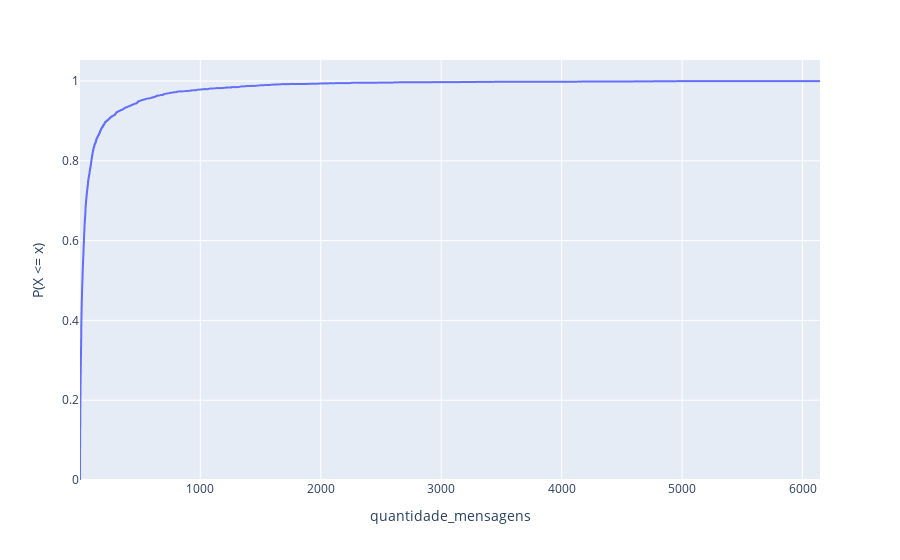
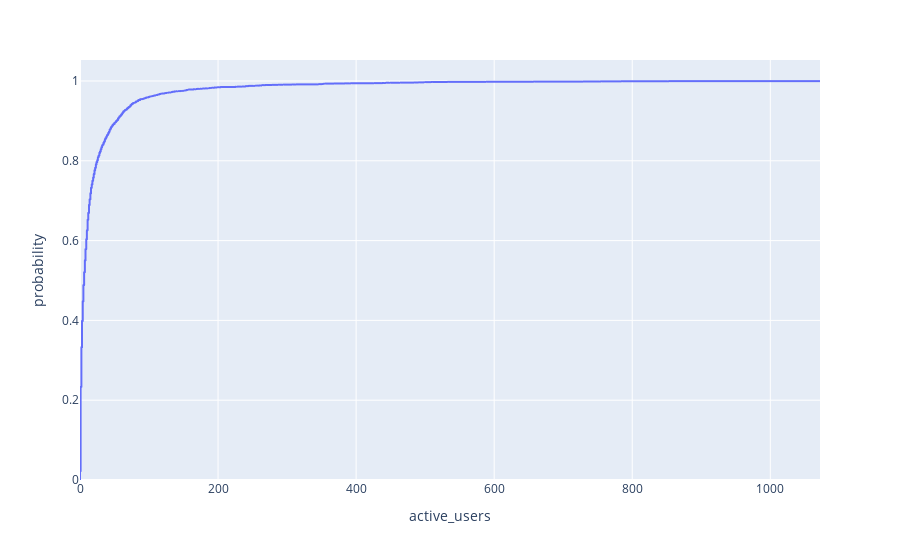

Here is the notebook cell these charts were saved with, in order:
### Markdown cell above
### Função de distribuição acumulada

Abaixo, é mostrado o CDF da quantidade de mensagens por dia de cada grupo, com o objetivo de verificar, se selecionarmos uma quantidade de mensagens aleatória X, qual a probabilidade dessa quantidade (X) ser menor ou igual a determinado x.

- Exemplo: Se selecionarmos aleatoriamente uma quantidade de mensagens, qual a probabilidade de que contenha até 100 mensagens?  
 De acordo com o gráfico, aproximadamente 80.6%.

### Code cell
df_for_cumulative_distribution_function = data_visualization.get_df_for_distribution_function(groups)
messages_cumulative_fig, active_users_cumulative_fig = data_visualization.cumulative_distribution_function(df_for_cumulative_distribution_function)
messages_cumulative_fig.show()
active_users_cumulative_fig.show()

### Figure 1 — Plotly figure (JSON) as saved in the notebook; plotly's stock layout.template omitted (floating-point values rounded to 4 significant figures; data arrays with more than 128 entries replaced by an {"elided": "..."} marker saying what was removed)
{"data": [{"hovertemplate": "quantidade_mensagens=%{x}<br>probability=%{y}<extra></extra>", "legendgroup": "", "line": {"dash": "solid", "shape": "hv"}, "marker": {"color": "#636efa", "symbol": "circle"}, "mode": "lines", "name": "", "showlegend": false, "type": "scattergl", "x": {"elided": "3334 int values"}, "xaxis": "x", "y": {"elided": "3334 float values"}, "yaxis": "y"}], "layout": {"legend": {"tracegroupgap": 0}, "margin": {"t": 60}, "xaxis": {"anchor": "y", "domain": [0, 1], "title": {"text": "quantidade_mensagens"}}, "yaxis": {"anchor": "x", "domain": [0, 1], "rangemode": "tozero", "title": {"text": "P(X <= x)"}}}}

### Figure 2 — Plotly figure (JSON) as saved in the notebook; plotly's stock layout.template omitted (floating-point values rounded to 4 significant figures; data arrays with more than 128 entries replaced by an {"elided": "..."} marker saying what was removed)
{"data": [{"hovertemplate": "active_users=%{x}<br>probability=%{y}<extra></extra>", "legendgroup": "", "line": {"dash": "solid", "shape": "hv"}, "marker": {"color": "#636efa", "symbol": "circle"}, "mode": "lines", "name": "", "showlegend": false, "type": "scattergl", "x": {"elided": "3334 int values"}, "xaxis": "x", "y": {"elided": "3334 float values"}, "yaxis": "y"}], "layout": {"legend": {"tracegroupgap": 0}, "margin": {"t": 60}, "xaxis": {"anchor": "y", "domain": [0, 1], "title": {"text": "active_users"}}, "yaxis": {"anchor": "x", "domain": [0, 1], "rangemode": "tozero", "title": {"text": "probability"}}}}
